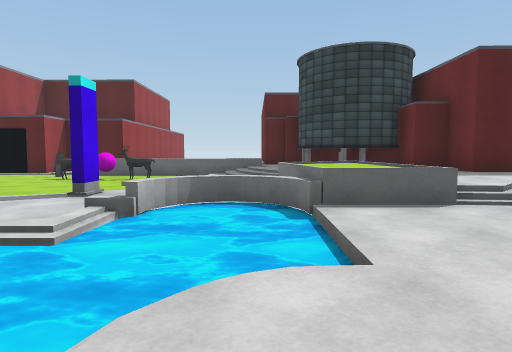
View 1 (above)

12 first-person views from a walk through a Unity game level. The camera is 1.2 m above the floor, tilts 4° down and sees 75° across. The floor is counted in squares, 2 m on a side. Each view is taken from the middle of a square. On the plan, view 1 faces up. The plan holds only what a view shows up to about 10 squares ahead; the rest is blank. The place goes on beyond the plan. The player character is not drawn. Some surface patterns are stand-ins.

View 2
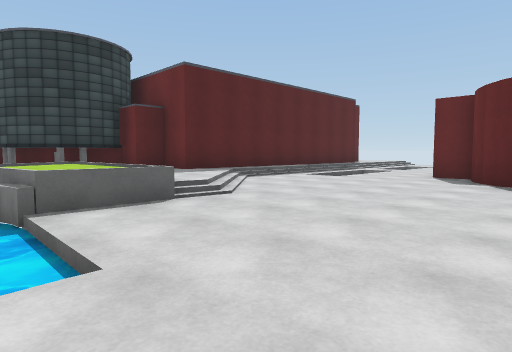

View 3
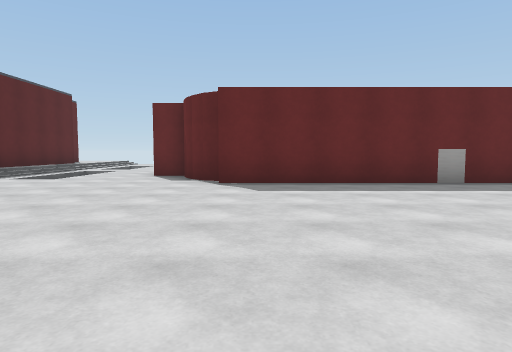

View 4
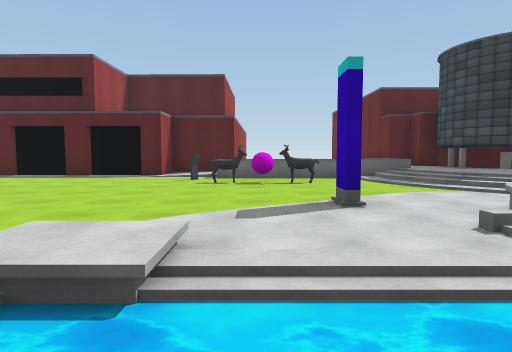

View 5
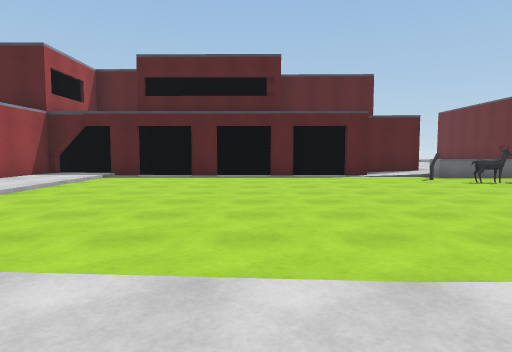

View 6
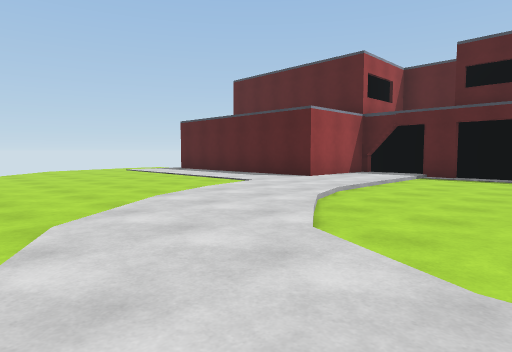

View 7
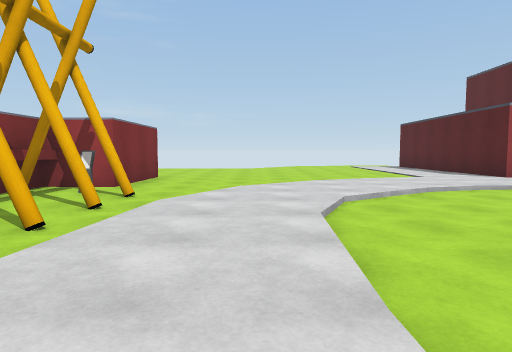

View 8
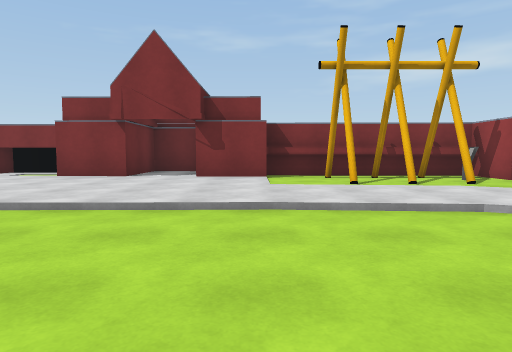

View 9
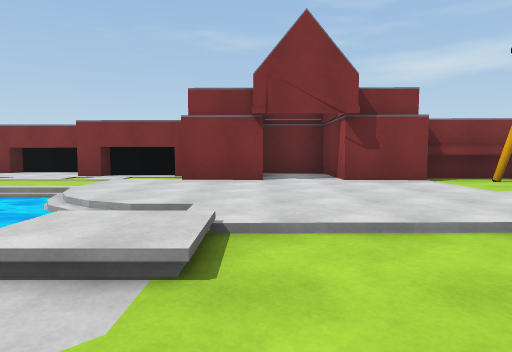

View 10
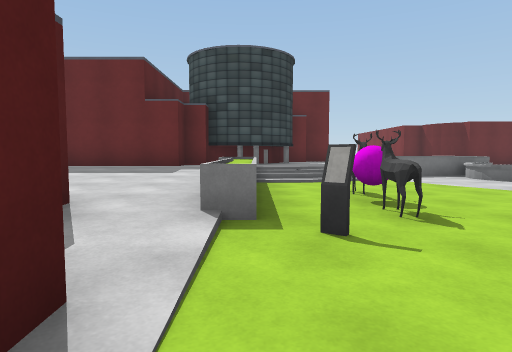

View 11
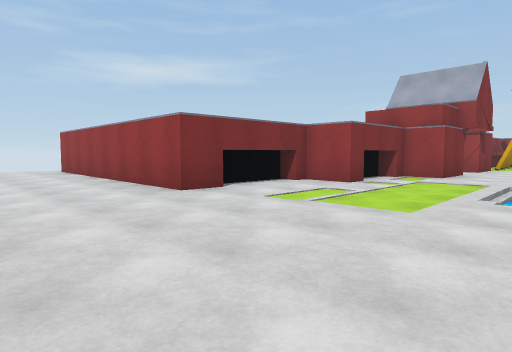

View 12
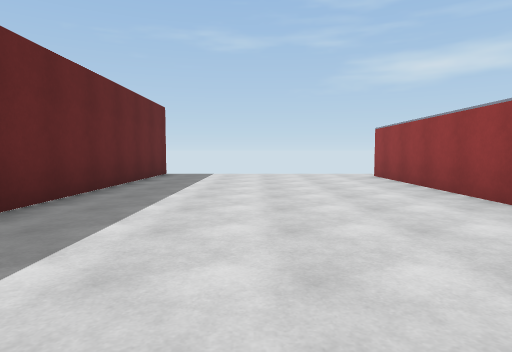

### Floor plan
Key: @ floor where view 1 was taken; # wall or solid block; . main floor; : floor 0.25 m higher than the main floor; - floor 0.25 m lower than the main floor; + floor 0.75 m higher than the main floor; / step, stairs or slope; = window, fence, low wall or low ledge; ≈ water the walk keeps out of; ^ raised ledge; O other object.
Columns run from 22 left of view 1 to 10 right of it. Each row starts with its distance up from view 1.
 15                        #
 14                      ::#
 13                    ::::#
 12                  #.::::#
 11       ##########...:://:#
 10       #./--------=+++//:##
  9      ##./--------O---//:###
  8     ##../--------OOO--/::  ######
  7    ...../-------------/// :::: :
  6   ....../--------------++ :/..//
  5  ......./----------#--^++:/...--
  4 ........./----------/≈≈///.......
  3 ........../------:../≈≈..........
  2  ................≈≈≈≈≈≈........#
  1     ...............≈ ≈.......###
  0     .....OOO..........@......#
 -1     ..###OOO.................#
 -2         #######.##...........#
 -3               #.#####........#
 -4               ###   ####.....#
 -5                        #.....#
 -6                        #.....#
 -7                        #.....#
 -8                        #.....#
 -9                        #.....#
-10                        #.....#
-11                        ......#
-12                              #

Where each view was taken, in squares from view 1:
view 1: 0 up, 0 right, facing up
view 2: 0 up, 0 right, facing up-right
view 3: 0 up, 0 right, facing right
view 4: 1 up, 4 left, facing up
view 5: 1 up, 10 left, facing up
view 6: 1 up, 11 left, facing up-left
view 7: 2 up, 8 left, facing left
view 8: 6 up, 9 left, facing down
view 9: 5 up, 6 left, facing down
view 10: 10 up, 8 left, facing right
view 11: 1 up, 4 right, facing down-left
view 12: 2 down, 4 right, facing down
